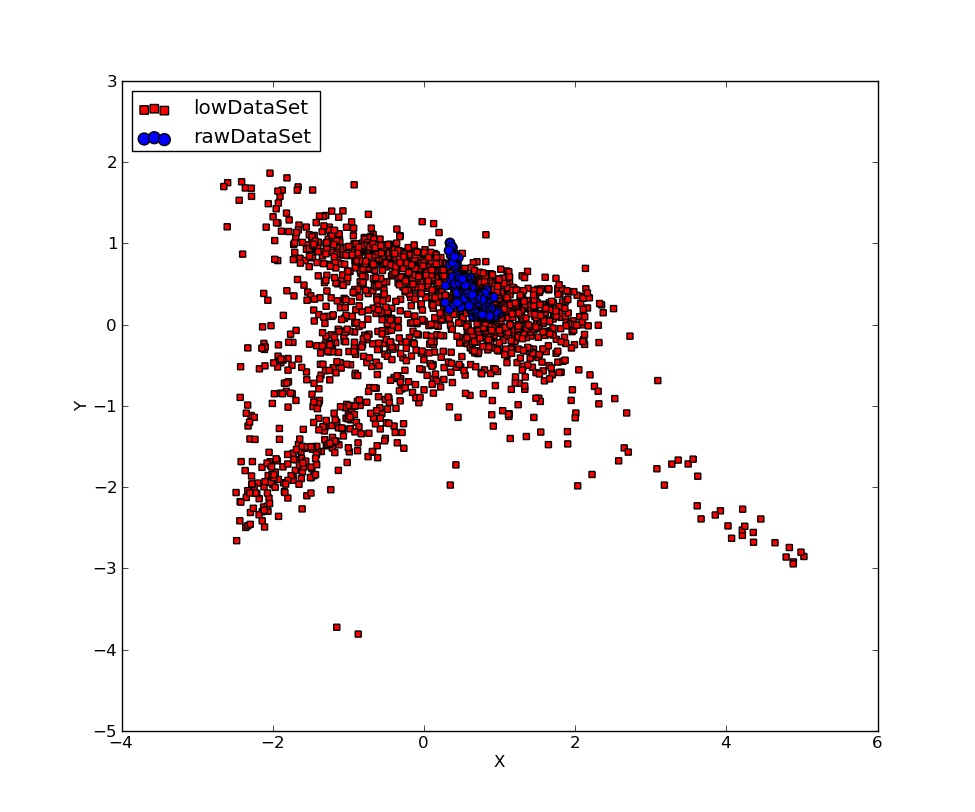

Here is the Python script that generated this plot:
import InsertTools
import sys
import time
import json 
import numpy as np
import matplotlib.pyplot as plt
	
def nodeIndex(app_id,stage_id,weights):
	conn = InsertTools.getConnection()
	cur = conn.cursor()
	sql = "select submission_time , completion_time from stage where stage_id='%s';" %(stage_id)
	cur.execute(sql)
	res = cur.fetchall()
	startTime = int(res[0][0])
	endTime = int(res[0][1])
	
	node_list = ["hw004", "hw089", "hw062", "hw073", "hw103", "hw114", "hw106"]	
	sql = "select node, ipc, L2_MPKI, L3_MPKI, DTLB_MPKI, ITLB_MPKI, L1I_MPKI, MUL_Ratio, DIV_Ratio, FP_Ratio, LOAD_Ratio, STORE_Ratio, BR_Ratio from log where timestamp_ >=%d/1000 and timestamp_ <= %d/1000 and node = '%s';" %(startTime, endTime, node_list[3])
	cur.execute(sql)
	res = cur.fetchall()
	nodes = {}
	normal_list = []
	for r in res:
		nodes[r[0]] = list(r[1:])
		for v in nodes.values():
			index_list = normalarray(v,weights)
			normal_list.append(index_list)
	#print normal_list	
	cur.close()
	conn.commit()
	conn.close()
	return normal_list
	
def normalarray(a,weights=None):
	if weights is None:
		w = np.ones(len(a))
	else:w = np.array(weights)
	res = []
	for i in a:
		res.append(float(i))
	return np.array(res) * (1.0 / w)
	
def weights():
	conn = InsertTools.getConnection()
	cur = conn.cursor()
	sql = "select submission_time , completion_time from stage where stage_id='%s';" %(stage_id)
	cur.execute(sql)
	res = cur.fetchall()
	startTime = int(res[0][0])
	endTime = int(res[0][1])
	
	node_list = ["hw004", "hw089", "hw062", "hw073", "hw103", "hw114", "hw106"]
	sql2 = "select max(ipc), max(L2_MPKI), max(L3_MPKI), max(DTLB_MPKI), max(ITLB_MPKI), max(L1I_MPKI), max(MUL_Ratio), max(DIV_Ratio), max(FP_Ratio), max(LOAD_Ratio), max(STORE_Ratio), max(BR_Ratio) from log where timestamp_ >=%d/1000 and timestamp_ <= %d/1000 and node = '%s';" %(startTime, endTime, node_list[3])
	cur.execute(sql2)
	res2 = cur.fetchall()
	r2 = list(res2)
	for each in r2:
		e2 = each
	return list(e2)
	
def pca(dataMat, nRedDim, topNfeat):
	meanVals = np.mean(dataMat, axis=0)
	# remove mean
	meanRemoved = dataMat - meanVals
	# The normalized standard deviation
	stded = meanRemoved / np.std(dataMat)
	covMat = np.cov(stded, rowvar=0)
	eigVals, eigVects = np.linalg.eig(np.mat(covMat))
	eigVals_sort = np.sort(eigVals)
	eigVals_top = list(eigVals_sort[::-1])
	eigval_sum = 0
	for each in eigVals_top:
		eigval_sum += each
		eigval_k = eigval_sum / sum(eigVals_top)
		if eigval_k >= 0.99:
			k = eigVals_top.index(each)+1
			break			
	eig_list = ['ipc', 'L2_MPKI', 'L3_MPKI', 'DTLB_MPKI', 'ITLB_MPKI', 'L1I_MPKI', 'MUL_Ratio', 'DIV_Ratio', 'FP_Ratio', 'LOAD_Ratio', 'STORE_Ratio', 'BR_Ratio']
	# sort, sort goes smallest to largest
	eigValInd = np.argsort(eigVals)
	# cut off unwanted dimensions
	eigValInd = eigValInd[:-(topNfeat+1):-1]
	eig_recommed = []
	for each in eigValInd[:k]:
		str = eig_list[each]
		eig_recommed.append(str)
	print "Those features are recommended to retain as PCA:",eig_recommed
	# reorganize eig vects largest to smallest
	redEigVects = eigVects[:,eigValInd]
	nRedDim = k
	if nRedDim>0:
		redEigVects = eigVects[:,:nRedDim]
	# transform data into new dimensions
	lowDDataMat = stded * redEigVects
	# The refactoring data matrix
	reconMat = (lowDDataMat * redEigVects.T) * np.std(dataMat) + meanVals
	return lowDDataMat, reconMat
	
def plotBestFit(dataSet1,dataSet2):
	dataArr1 = np.array(dataSet1)
	dataArr2 = np.array(dataSet2)
	n = np.shape(dataArr1)[0] 
	#n1 = np.shape(dataArr2)[0]
	xcord1 = []; ycord1 = []
	xcord2 = []; ycord2 = []
	for i in range(n):
		xcord1.append(dataArr1[i,0]); ycord1.append(dataArr1[i,1])
		xcord2.append(dataArr2[i,0]); ycord2.append(dataArr2[i,1])
	fig = plt.figure()
	ax = fig.add_subplot(111)
	ax.scatter(xcord1, ycord1, s=30, c='red', marker='s', label="lowDataSet")
	ax.scatter(xcord2, ycord2, s=30, c='blue', label="rawDataSet")
	plt.xlabel('X'); plt.ylabel('Y');
	plt.legend(loc=2)
	plt.show() 
	
if __name__ == '__main__':
    #app_id = sys.argv[1]
    #stage_id = sys.argv[2]
	app_id = "app-20160719212517-0001"
	stage_id = "spark_stage_app-20160719212517-0001_2"
	weights = weights()
	data = nodeIndex(app_id,stage_id,weights)
	low,raw = pca(data, 12, 12)
	plotBestFit(low,raw)
	pass
